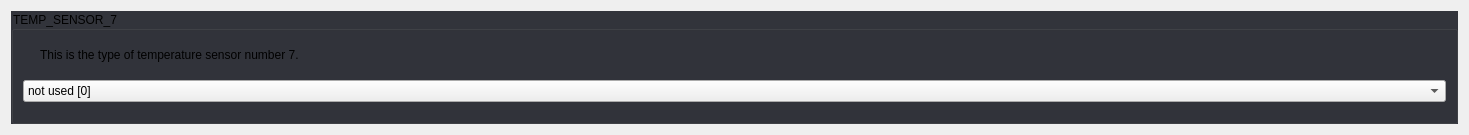
            <widget class="QWidget" name="scrollAreaWidgetContents_8">
             <property name="geometry">
              <rect>
               <x>0</x>
               <y>0</y>
               <width>1469</width>
               <height>135</height>
              </rect>
             </property>
             <property name="styleSheet">
              <string notr="true">#scrollAreaWidgetContents_8 {
	background: rgb(34, 35, 40);
}</string>
             </property>
             <layout class="QGridLayout" name="gridLayout_42">
              <property name="spacing">
               <number>10</number>
              </property>
              <item row="0" column="0">
               <widget class="QGroupBox" name="groupBox_11">
                <property name="focusPolicy">
                 <enum>Qt::StrongFocus</enum>
                </property>
                <property name="styleSheet">
                 <string notr="true">QGroupBox:!disabled {
	background: rgb(50, 52, 59);
}</string>
                </property>
                <property name="title">
                 <string>TEMP_SENSOR_7</string>
                </property>
                <property name="checkable">
                 <bool>false</bool>
                </property>
                <property name="checked">
                 <bool>false</bool>
                </property>
                <layout class="QGridLayout" name="gridLayout_11">
                 <property name="spacing">
                  <number>10</number>
                 </property>
                 <item row="0" column="0">
                  <widget class="QLabel" name="label_28">
                   <property name="sizePolicy">
                    <sizepolicy hsizetype="Fixed" vsizetype="Fixed">
                     <horstretch>0</horstretch>
                     <verstretch>0</verstretch>
                    </sizepolicy>
                   </property>
                   <property name="text">
                    <string/>
                   </property>
                   <property name="pixmap">
                    <pixmap resource="../resources/resources.qrc">:/info_FILL0_wght100_GRAD0_opsz20.svg</pixmap>
                   </property>
                  </widget>
                 </item>
                 <item row="0" column="1">
                  <widget class="QLabel" name="label_29">
                   <property name="text">
                    <string>This is the type of temperature sensor number 7.</string>
                   </property>
                   <property name="wordWrap">
                    <bool>true</bool>
                   </property>
                  </widget>
                 </item>
                 <item row="1" column="0" colspan="2">
                  <widget class="Dropdown" name="uTempSensor7Dropdown">
                   <property name="currentIndex">
                    <number>53</number>
                   </property>
                   <item>
                    <property name="text">
                     <string>MAX31865 with Pt100/Pt1000, 2, 3, or 4-wire (only for sensors 0-1) [-5]</string>
                    </property>
                   </item>
                   <item>
                    <property name="text">
                     <string>MAX31855 with Thermocouple, -200°C to +700°C (only for sensors 0-1) [-3]</string>
                    </property>
                   </item>
                   <item>
                    <property name="text">
                     <string>MAX6675 with Thermocouple, 0°C to +700°C (only for sensors 0-1) [-2]</string>
                    </property>
                   </item>
                   <item>
                    <property name="text">
                     <string>AD8495 with Thermocouple [-4]</string>
                    </property>
                   </item>
                   <item>
                    <property name="text">
                     <string>AD595 with Thermocouple [-1]</string>
                    </property>
                   </item>
                   <item>
                    <property name="text">
                     <string>100kΩ EPCOS - Best choice for EPCOS thermistors [1]</string>
                    </property>
                   </item>
                   <item>
                    <property name="text">
                     <string>100kΩ Same as #1, but 3.3V scaled for MEGA [331]</string>
                    </property>
                   </item>
                   <item>
                    <property name="text">
                     <string>100kΩ Same as #1, but 3.3V scaled for DUE [332]</string>
                    </property>
                   </item>
                   <item>
                    <property name="text">
                     <string>200kΩ ATC Semitec 204GT-2 [2]</string>
                    </property>
                   </item>
                   <item>
                    <property name="text">
                     <string>200kΩ Copymaster 3D [202]</string>
                    </property>
                   </item>
                   <item>
                    <property name="text">
                     <string>???Ω Mendel-parts thermistor [3]</string>
                    </property>
                   </item>
                   <item>
                    <property name="text">
                     <string>10kΩ Generic Thermistor !! DO NOT use for a hotend - it gives bad resolution at high temp. !! [4]</string>
                    </property>
                   </item>
                   <item>
                    <property name="text">
                     <string>100kΩ ATC Semitec 104GT-2/104NT-4-R025H42G - Used in ParCan, J-Head, and E3D, SliceEngineering 300°C [5]</string>
                    </property>
                   </item>
                   <item>
                    <property name="text">
                     <string>100kΩ Zonestar - Tronxy X3A [501]</string>
                    </property>
                   </item>
                   <item>
                    <property name="text">
                     <string>100kΩ Zonestar - used by hot bed in Zonestar Průša P802M [502]</string>
                    </property>
                   </item>
                   <item>
                    <property name="text">
                     <string>100kΩ Zonestar (Z8XM2) Heated Bed thermistor [503]</string>
                    </property>
                   </item>
                   <item>
                    <property name="text">
                     <string>100kΩ Zonestar P802QR2 (Part# QWG-104F-B3950) Hotend Thermistor [504]</string>
                    </property>
                   </item>
                   <item>
                    <property name="text">
                     <string>100kΩ Zonestar P802QR2 (Part# QWG-104F-3950) Bed Thermistor [505]</string>
                    </property>
                   </item>
                   <item>
                    <property name="text">
                     <string>100kΩ RPW-Ultra hotend [512]</string>
                    </property>
                   </item>
                   <item>
                    <property name="text">
                     <string>100kΩ EPCOS - Not as accurate as table #1 (created using a fluke thermocouple) [6]</string>
                    </property>
                   </item>
                   <item>
                    <property name="text">
                     <string>100kΩ Honeywell 135-104LAG-J01 [7]</string>
                    </property>
                   </item>
                   <item>
                    <property name="text">
                     <string>100kΩ Honeywell 135-104LAF-J01 [71]</string>
                    </property>
                   </item>
                   <item>
                    <property name="text">
                     <string>100kΩ Vishay 0603 SMD NTCS0603E3104FXT [8]</string>
                    </property>
                   </item>
                   <item>
                    <property name="text">
                     <string>100kΩ GE Sensing AL03006-58.2K-97-G1 [9]</string>
                    </property>
                   </item>
                   <item>
                    <property name="text">
                     <string>100kΩ RS PRO 198-961 [10]</string>
                    </property>
                   </item>
                   <item>
                    <property name="text">
                     <string>100kΩ Keenovo AC silicone mats, most Wanhao i3 machines - beta 3950, 1% [11]</string>
                    </property>
                   </item>
                   <item>
                    <property name="text">
                     <string>100kΩ Vishay 0603 SMD NTCS0603E3104FXT (#8) - calibrated for Makibox hot bed [12]</string>
                    </property>
                   </item>
                   <item>
                    <property name="text">
                     <string>100kΩ Hisens up to 300°C - for &quot;Simple ONE&quot; &amp; &quot;All In ONE&quot; hotend - beta 3950, 1% [13]</string>
                    </property>
                   </item>
                   <item>
                    <property name="text">
                     <string>100kΩ Calibrated for JGAurora A5 hotend [15]</string>
                    </property>
                   </item>
                   <item>
                    <property name="text">
                     <string>200kΩ ATC Semitec 204GT-2 Dagoma.Fr - MKS_Base_DKU001327 [18]</string>
                    </property>
                   </item>
                   <item>
                    <property name="text">
                     <string>100kΩ GTM32 Pro vB - hotend - 4.7kΩ pullup to 3.3V and 220Ω to analog input [22]</string>
                    </property>
                   </item>
                   <item>
                    <property name="text">
                     <string>100kΩ GTM32 Pro vB - bed - 4.7kΩ pullup to 3.3v and 220Ω to analog input [23]</string>
                    </property>
                   </item>
                   <item>
                    <property name="text">
                     <string>100kΩ Kis3d Silicone heating mat 200W/300W with 6mm precision cast plate (EN AW 5083) NTC100K - beta 3950 [30]</string>
                    </property>
                   </item>
                   <item>
                    <property name="text">
                     <string>100kΩ Maker's Tool Works Kapton Bed Thermistor - beta 3950 [60]</string>
                    </property>
                   </item>
                   <item>
                    <property name="text">
                     <string>100kΩ Formbot/Vivedino 350°C Thermistor - beta 3950 [61]</string>
                    </property>
                   </item>
                   <item>
                    <property name="text">
                     <string>4.7MΩ Dyze Design / Trianglelab T-D500 500°C High Temperature Thermistor [66]</string>
                    </property>
                   </item>
                   <item>
                    <property name="text">
                     <string>500kΩ SliceEngineering 450°C Thermistor [67]</string>
                    </property>
                   </item>
                   <item>
                    <property name="text">
                     <string>PT100 amplifier board from Dyze Design [68]</string>
                    </property>
                   </item>
                   <item>
                    <property name="text">
                     <string>100kΩ bq Hephestos 2 [70]</string>
                    </property>
                   </item>
                   <item>
                    <property name="text">
                     <string>100kΩ Generic Silicon Heat Pad with NTC100K MGB18-104F39050L32 [75]</string>
                    </property>
                   </item>
                   <item>
                    <property name="text">
                     <string>100kΩ Ultimachine Rambo TDK NTCG104LH104KT1 NTC100K motherboard Thermistor [2000]</string>
                    </property>
                   </item>
                   <item>
                    <property name="text">
                     <string>100kΩ EPCOS (1kΩ pullup) [51]</string>
                    </property>
                   </item>
                   <item>
                    <property name="text">
                     <string>200kΩ ATC Semitec 204GT-2 (1kΩ pullup) [52]</string>
                    </property>
                   </item>
                   <item>
                    <property name="text">
                     <string>100kΩ ATC Semitec 104GT-2 - Used in ParCan &amp; J-Head (1kΩ pullup) [55]</string>
                    </property>
                   </item>
                   <item>
                    <property name="text">
                     <string>100kΩ Found on some Wanhao i3 machines with a 10kΩ pull-up resistor [99]</string>
                    </property>
                   </item>
                   <item>
                    <property name="text">
                     <string>Pt100 with 1kΩ pullup (atypical) [110]</string>
                    </property>
                   </item>
                   <item>
                    <property name="text">
                     <string>Pt100 with 4.7kΩ pullup [147]</string>
                    </property>
                   </item>
                   <item>
                    <property name="text">
                     <string>Pt1000 with 1kΩ pullup (atypical) [1010]</string>
                    </property>
                   </item>
                   <item>
                    <property name="text">
                     <string>Pt1000 with 2.2kΩ pullup [1022]</string>
                    </property>
                   </item>
                   <item>
                    <property name="text">
                     <string>Pt1000 with 4.7kΩ pullup (E3D) [1047]</string>
                    </property>
                   </item>
                   <item>
                    <property name="text">
                     <string>Pt100 with circuit in the Ultimainboard V2.x with mainboard ADC reference voltage = INA826 amplifier-board supply voltage. [20]</string>
                    </property>
                   </item>
                   <item>
                    <property name="text">
                     <string>Pt100 with circuit in the Ultimainboard V2.x with 3.3v ADC reference voltage (STM32, LPC176x....) and 5V INA826 amplifier board supply. [21]</string>
                    </property>
                   </item>
                   <item>
                    <property name="text">
                     <string>Pt100 with circuit in Overlord, similar to Ultimainboard V2.x [201]</string>
                    </property>
                   </item>
                   <item>
                    <property name="text">
                     <string>not used [0]</string>
                    </property>
                   </item>
                   <item>
                    <property name="text">
                     <string>Custom - Specify parameters in Configuration_adv.h [1000]</string>
                    </property>
                   </item>
                   <item>
                    <property name="text">
                     <string>Dummy Table that ALWAYS reads 25°C or the temperature defined below. [998]</string>
                    </property>
                   </item>
                   <item>
                    <property name="text">
                     <string>Dummy Table that ALWAYS reads 100°C or the temperature defined below. [999]</string>
                    </property>
                   </item>
                  </widget>
                 </item>
                </layout>
               </widget>
              </item>
             </layout>
            </widget>
